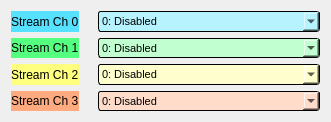
<?xml version="1.0" encoding="UTF-8"?>
<ui version="4.0">
 <class>Form</class>
 <widget class="QWidget" name="Form">
  <property name="geometry">
   <rect>
    <x>0</x>
    <y>0</y>
    <width>331</width>
    <height>122</height>
   </rect>
  </property>
  <property name="windowTitle">
   <string>Up Converter Mux Select - ${DEVICE}</string>
  </property>
  <property name="styleSheet">
   <string notr="true"/>
  </property>
  <layout class="QGridLayout" name="gridLayout">
   <item row="0" column="0">
    <widget class="QLabel" name="label">
     <property name="styleSheet">
      <string notr="true">QLabel {
  background-color: rgb(85,225,255);
}
</string>
     </property>
     <property name="text">
      <string>Stream Ch 0</string>
     </property>
    </widget>
   </item>
   <item row="2" column="0">
    <widget class="QLabel" name="label_3">
     <property name="styleSheet">
      <string notr="true">QLabel{
  background-color: rgb(255,255,127);
}</string>
     </property>
     <property name="text">
      <string>Stream Ch 2</string>
     </property>
    </widget>
   </item>
   <item row="0" column="1">
    <widget class="PyDMLabel" name="PyDMLabel">
     <property name="toolTip">
      <string/>
     </property>
     <property name="styleSheet">
      <string notr="true"/>
     </property>
     <property name="frameShape">
      <enum>QFrame::NoFrame</enum>
     </property>
     <property name="text">
      <string/>
     </property>
     <property name="channel" stdset="0">
      <string>ca://${DEVICE}:DAQMUX${MUX}_INPMUXSELSTR0</string>
     </property>
     <property name="displayFormat" stdset="0">
      <enum>PyDMLabel::String</enum>
     </property>
    </widget>
   </item>
   <item row="0" column="2">
    <widget class="PyDMEnumComboBox" name="PyDMEnumComboBox_3">
     <property name="sizePolicy">
      <sizepolicy hsizetype="MinimumExpanding" vsizetype="Minimum">
       <horstretch>0</horstretch>
       <verstretch>0</verstretch>
      </sizepolicy>
     </property>
     <property name="minimumSize">
      <size>
       <width>95</width>
       <height>20</height>
      </size>
     </property>
     <property name="font">
      <font>
       <pointsize>8</pointsize>
      </font>
     </property>
     <property name="toolTip">
      <string/>
     </property>
     <property name="styleSheet">
      <string notr="true">/* Color of the selected list item. */
QComboBox::item:selected {
    border: 1px solid transparent;
    background: rgb(85,225,255);
}
QComboBox {
  	background-color: rgb(183,243,255);
    border: 1px solid black;
    border-radius: 3px;
    padding: 1px 18px 1px 3px;
    min-width: 6em;
}</string>
     </property>
     <property name="iconSize">
      <size>
       <width>12</width>
       <height>12</height>
      </size>
     </property>
     <property name="channel" stdset="0">
      <string>ca://${DEVICE}:DAQMUX${MUX}_INPMUXSEL0</string>
     </property>
     <item>
      <property name="text">
       <string>0: Disabled</string>
      </property>
     </item>
     <item>
      <property name="text">
       <string>1: Test</string>
      </property>
     </item>
     <item>
      <property name="text">
       <string>2: RF IN 2: ADC0 (FP) </string>
      </property>
     </item>
     <item>
      <property name="text">
       <string>3: RF IN 1: ADC1 (FP)</string>
      </property>
     </item>
     <item>
      <property name="text">
       <string>4: RF IN 3: ADC2 (FP)</string>
      </property>
     </item>
     <item>
      <property name="text">
       <string>5: RF OUT MON: ADC3 (FP)</string>
      </property>
     </item>
     <item>
      <property name="text">
       <string>6: TRIG MON: ADC4 (FP)</string>
      </property>
     </item>
     <item>
      <property name="text">
       <string>7: DC IN 1: ADC5 (FP)</string>
      </property>
     </item>
     <item>
      <property name="text">
       <string>8: ADC6</string>
      </property>
     </item>
     <item>
      <property name="text">
       <string>9: RF OUT: DAC0 (FP) </string>
      </property>
     </item>
     <item>
      <property name="text">
       <string>10: DAC1</string>
      </property>
     </item>
     <item>
      <property name="text">
       <string>11: DAC2</string>
      </property>
     </item>
     <item>
      <property name="text">
       <string>12: DAC3</string>
      </property>
     </item>
     <item>
      <property name="text">
       <string>13: DAC4</string>
      </property>
     </item>
     <item>
      <property name="text">
       <string>14: DAC5</string>
      </property>
     </item>
     <item>
      <property name="text">
       <string>15: DAC6</string>
      </property>
     </item>
     <item>
      <property name="text">
       <string>16:DBG0</string>
      </property>
     </item>
     <item>
      <property name="text">
       <string>17:DBG1</string>
      </property>
     </item>
     <item>
      <property name="text">
       <string>18: DBG2</string>
      </property>
     </item>
     <item>
      <property name="text">
       <string>19: DBG3</string>
      </property>
     </item>
    </widget>
   </item>
   <item row="1" column="2">
    <widget class="PyDMEnumComboBox" name="PyDMEnumComboBox_4">
     <property name="sizePolicy">
      <sizepolicy hsizetype="Preferred" vsizetype="Minimum">
       <horstretch>0</horstretch>
       <verstretch>0</verstretch>
      </sizepolicy>
     </property>
     <property name="minimumSize">
      <size>
       <width>95</width>
       <height>20</height>
      </size>
     </property>
     <property name="font">
      <font>
       <pointsize>8</pointsize>
      </font>
     </property>
     <property name="toolTip">
      <string/>
     </property>
     <property name="styleSheet">
      <string notr="true">/* Color of the selected list item. */
QComboBox::item:selected {
    border: 1px solid transparent;
    background: rgb(85,255,127);
}
QComboBox {
  	background-color: rgb(193,255,208);
    border: 1px solid black;
    border-radius: 3px;
    padding: 1px 18px 1px 3px;
    min-width: 6em;
}</string>
     </property>
     <property name="iconSize">
      <size>
       <width>12</width>
       <height>12</height>
      </size>
     </property>
     <property name="channel" stdset="0">
      <string>ca://${DEVICE}:DAQMUX${MUX}_INPMUXSEL1</string>
     </property>
     <item>
      <property name="text">
       <string>0: Disabled</string>
      </property>
     </item>
     <item>
      <property name="text">
       <string>1: Test</string>
      </property>
     </item>
     <item>
      <property name="text">
       <string>2: RF IN 2: ADC0 (FP) </string>
      </property>
     </item>
     <item>
      <property name="text">
       <string>3: RF IN 1: ADC1 (FP)</string>
      </property>
     </item>
     <item>
      <property name="text">
       <string>4: RF IN 3: ADC2 (FP)</string>
      </property>
     </item>
     <item>
      <property name="text">
       <string>5: RF OUT MON: ADC3 (FP)</string>
      </property>
     </item>
     <item>
      <property name="text">
       <string>6: TRIG MON: ADC4 (FP)</string>
      </property>
     </item>
     <item>
      <property name="text">
       <string>7: DC IN 1: ADC5 (FP)</string>
      </property>
     </item>
     <item>
      <property name="text">
       <string>8: ADC6</string>
      </property>
     </item>
     <item>
      <property name="text">
       <string>9: RF OUT: DAC0 (FP) </string>
      </property>
     </item>
     <item>
      <property name="text">
       <string>10: DAC1</string>
      </property>
     </item>
     <item>
      <property name="text">
       <string>11: DAC2</string>
      </property>
     </item>
     <item>
      <property name="text">
       <string>12: DAC3</string>
      </property>
     </item>
     <item>
      <property name="text">
       <string>13: DAC4</string>
      </property>
     </item>
     <item>
      <property name="text">
       <string>14: DAC5</string>
      </property>
     </item>
     <item>
      <property name="text">
       <string>15: DAC6</string>
      </property>
     </item>
     <item>
      <property name="text">
       <string>16:DBG0</string>
      </property>
     </item>
     <item>
      <property name="text">
       <string>17:DBG1</string>
      </property>
     </item>
     <item>
      <property name="text">
       <string>18: DBG2</string>
      </property>
     </item>
     <item>
      <property name="text">
       <string>19: DBG3</string>
      </property>
     </item>
    </widget>
   </item>
   <item row="2" column="2">
    <widget class="PyDMEnumComboBox" name="PyDMEnumComboBox_5">
     <property name="sizePolicy">
      <sizepolicy hsizetype="Preferred" vsizetype="Minimum">
       <horstretch>0</horstretch>
       <verstretch>0</verstretch>
      </sizepolicy>
     </property>
     <property name="minimumSize">
      <size>
       <width>95</width>
       <height>20</height>
      </size>
     </property>
     <property name="font">
      <font>
       <pointsize>8</pointsize>
      </font>
     </property>
     <property name="toolTip">
      <string/>
     </property>
     <property name="styleSheet">
      <string notr="true">/* Color of the selected list item. */
QComboBox::item:selected {
    border: 1px solid transparent;
    background: rgb(255,255,127);
}
QComboBox {
    background-color: rgb(255,255,205);
    border: 1px solid black;
    border-radius: 3px;
    padding: 1px 18px 1px 3px;
    min-width: 6em;
}</string>
     </property>
     <property name="iconSize">
      <size>
       <width>12</width>
       <height>12</height>
      </size>
     </property>
     <property name="channel" stdset="0">
      <string>ca://${DEVICE}:DAQMUX${MUX}_INPMUXSEL2</string>
     </property>
     <item>
      <property name="text">
       <string>0: Disabled</string>
      </property>
     </item>
     <item>
      <property name="text">
       <string>1: Test</string>
      </property>
     </item>
     <item>
      <property name="text">
       <string>2: RF IN 2: ADC0 (FP) </string>
      </property>
     </item>
     <item>
      <property name="text">
       <string>3: RF IN 1: ADC1 (FP)</string>
      </property>
     </item>
     <item>
      <property name="text">
       <string>4: RF IN 3: ADC2 (FP)</string>
      </property>
     </item>
     <item>
      <property name="text">
       <string>5: RF OUT MON: ADC3 (FP)</string>
      </property>
     </item>
     <item>
      <property name="text">
       <string>6: TRIG MON: ADC4 (FP)</string>
      </property>
     </item>
     <item>
      <property name="text">
       <string>7: DC IN 1: ADC5 (FP)</string>
      </property>
     </item>
     <item>
      <property name="text">
       <string>8: ADC6</string>
      </property>
     </item>
     <item>
      <property name="text">
       <string>9: RF OUT: DAC0 (FP) </string>
      </property>
     </item>
     <item>
      <property name="text">
       <string>10: DAC1</string>
      </property>
     </item>
     <item>
      <property name="text">
       <string>11: DAC2</string>
      </property>
     </item>
     <item>
      <property name="text">
       <string>12: DAC3</string>
      </property>
     </item>
     <item>
      <property name="text">
       <string>13: DAC4</string>
      </property>
     </item>
     <item>
      <property name="text">
       <string>14: DAC5</string>
      </property>
     </item>
     <item>
      <property name="text">
       <string>15: DAC6</string>
      </property>
     </item>
     <item>
      <property name="text">
       <string>16:DBG0</string>
      </property>
     </item>
     <item>
      <property name="text">
       <string>17:DBG1</string>
      </property>
     </item>
     <item>
      <property name="text">
       <string>18: DBG2</string>
      </property>
     </item>
     <item>
      <property name="text">
       <string>19: DBG3</string>
      </property>
     </item>
    </widget>
   </item>
   <item row="2" column="1">
    <widget class="PyDMLabel" name="PyDMLabel_3">
     <property name="toolTip">
      <string/>
     </property>
     <property name="frameShape">
      <enum>QFrame::NoFrame</enum>
     </property>
     <property name="text">
      <string/>
     </property>
     <property name="channel" stdset="0">
      <string>ca://${DEVICE}:DAQMUX${MUX}_INPMUXSELSTR2</string>
     </property>
     <property name="displayFormat" stdset="0">
      <enum>PyDMLabel::String</enum>
     </property>
    </widget>
   </item>
   <item row="1" column="1">
    <widget class="PyDMLabel" name="PyDMLabel_2">
     <property name="toolTip">
      <string/>
     </property>
     <property name="frameShape">
      <enum>QFrame::NoFrame</enum>
     </property>
     <property name="text">
      <string/>
     </property>
     <property name="channel" stdset="0">
      <string>ca://${DEVICE}:DAQMUX${MUX}_INPMUXSELSTR1</string>
     </property>
     <property name="displayFormat" stdset="0">
      <enum>PyDMLabel::String</enum>
     </property>
    </widget>
   </item>
   <item row="3" column="1">
    <widget class="PyDMLabel" name="PyDMLabel_4">
     <property name="toolTip">
      <string/>
     </property>
     <property name="frameShape">
      <enum>QFrame::NoFrame</enum>
     </property>
     <property name="text">
      <string/>
     </property>
     <property name="channel" stdset="0">
      <string>ca://${DEVICE}:DAQMUX${MUX}_INPMUXSELSTR3</string>
     </property>
     <property name="displayFormat" stdset="0">
      <enum>PyDMLabel::String</enum>
     </property>
    </widget>
   </item>
   <item row="3" column="0">
    <widget class="QLabel" name="label_4">
     <property name="styleSheet">
      <string notr="true">QLabel {
  background-color: rgb(255,170,127);
}</string>
     </property>
     <property name="text">
      <string>Stream Ch 3</string>
     </property>
    </widget>
   </item>
   <item row="3" column="2">
    <widget class="PyDMEnumComboBox" name="PyDMEnumComboBox_6">
     <property name="sizePolicy">
      <sizepolicy hsizetype="Preferred" vsizetype="Minimum">
       <horstretch>0</horstretch>
       <verstretch>0</verstretch>
      </sizepolicy>
     </property>
     <property name="minimumSize">
      <size>
       <width>95</width>
       <height>20</height>
      </size>
     </property>
     <property name="font">
      <font>
       <pointsize>8</pointsize>
      </font>
     </property>
     <property name="toolTip">
      <string/>
     </property>
     <property name="styleSheet">
      <string notr="true">/* Color of the selected list item. */
QComboBox::item:selected {
    border: 1px solid transparent;
    background:  rgb(255,170,127);
}
QComboBox {
    background-color:  rgb(255,219,201);
    border: 1px solid black;
    border-radius: 3px;
    padding: 1px 18px 1px 3px;
    min-width: 6em;
}</string>
     </property>
     <property name="iconSize">
      <size>
       <width>12</width>
       <height>12</height>
      </size>
     </property>
     <property name="channel" stdset="0">
      <string>ca://${DEVICE}:DAQMUX${MUX}_INPMUXSEL3</string>
     </property>
     <item>
      <property name="text">
       <string>0: Disabled</string>
      </property>
     </item>
     <item>
      <property name="text">
       <string>1: Test</string>
      </property>
     </item>
     <item>
      <property name="text">
       <string>2: RF IN 2: ADC0 (FP) </string>
      </property>
     </item>
     <item>
      <property name="text">
       <string>3: RF IN 1: ADC1 (FP)</string>
      </property>
     </item>
     <item>
      <property name="text">
       <string>4: RF IN 3: ADC2 (FP)</string>
      </property>
     </item>
     <item>
      <property name="text">
       <string>5: RF OUT MON: ADC3 (FP)</string>
      </property>
     </item>
     <item>
      <property name="text">
       <string>6: TRIG MON: ADC4 (FP)</string>
      </property>
     </item>
     <item>
      <property name="text">
       <string>7: DC IN 1: ADC5 (FP)</string>
      </property>
     </item>
     <item>
      <property name="text">
       <string>8: ADC6</string>
      </property>
     </item>
     <item>
      <property name="text">
       <string>9: RF OUT: DAC0 (FP) </string>
      </property>
     </item>
     <item>
      <property name="text">
       <string>10: DAC1</string>
      </property>
     </item>
     <item>
      <property name="text">
       <string>11: DAC2</string>
      </property>
     </item>
     <item>
      <property name="text">
       <string>12: DAC3</string>
      </property>
     </item>
     <item>
      <property name="text">
       <string>13: DAC4</string>
      </property>
     </item>
     <item>
      <property name="text">
       <string>14: DAC5</string>
      </property>
     </item>
     <item>
      <property name="text">
       <string>15: DAC6</string>
      </property>
     </item>
     <item>
      <property name="text">
       <string>16:DBG0</string>
      </property>
     </item>
     <item>
      <property name="text">
       <string>17:DBG1</string>
      </property>
     </item>
     <item>
      <property name="text">
       <string>18: DBG2</string>
      </property>
     </item>
     <item>
      <property name="text">
       <string>19: DBG3</string>
      </property>
     </item>
    </widget>
   </item>
   <item row="1" column="0">
    <widget class="QLabel" name="label_2">
     <property name="styleSheet">
      <string notr="true">QLabel {
  background-color: rgb(85,255,127);
}</string>
     </property>
     <property name="text">
      <string>Stream Ch 1</string>
     </property>
    </widget>
   </item>
  </layout>
 </widget>
 <customwidgets>
  <customwidget>
   <class>PyDMLabel</class>
   <extends>QLabel</extends>
   <header>pydm.widgets.label</header>
  </customwidget>
  <customwidget>
   <class>PyDMEnumComboBox</class>
   <extends>QComboBox</extends>
   <header>pydm.widgets.enum_combo_box</header>
  </customwidget>
 </customwidgets>
 <resources/>
 <connections/>
</ui>
